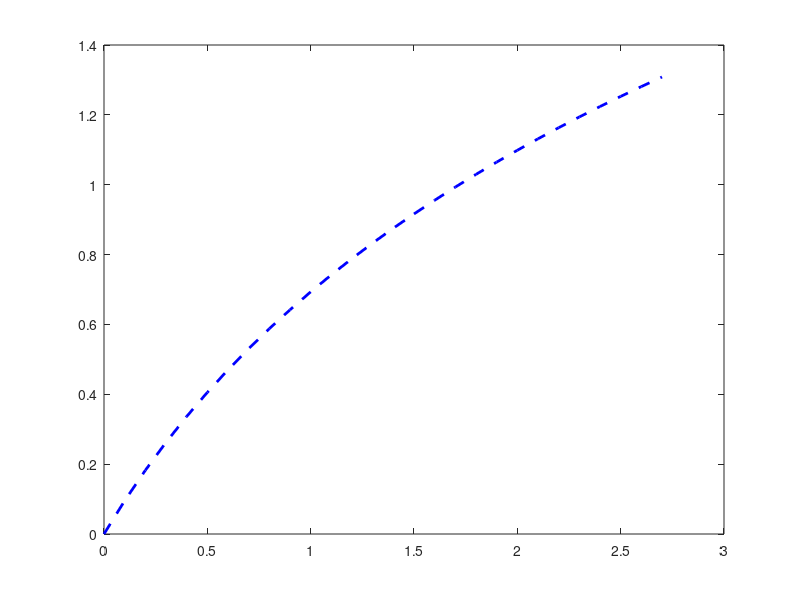

Write MATLAB code to recreate this figure. (Note: this script raises an error after producing the figure.)
% Problem 1
close all; clc; figure;
e = exp(1);
x = 0:.1:e;
f = @(x) log(x+1);
plot(x,f(x),'b--','LineWidth',2); hold on;
sub = 5;
p = 0:e/sub:e;

for i = 1:length(p)-1
    rectangle('Position',[p(i) 0 p(i+1)-p(i) f(p(i))],'FaceColor',[0.8 0 0.1 0.2],'EdgeColor','r')
end

xlabel('x','FontSize',14);
ylabel('y','FontSize',14);
title('f(x) = log(1+x) on [0,e]','FontSize',14);

% Problem 2
close all; clc; figure;
x = 0:.1:pi;
f = @(x) sin(x);

subplot(1,2,1);
plot(x,f(x),'b--','LineWidth',2); hold on;
sub = 6;
p = 0:pi/(2*sub):pi;

for i = 1:(length(p)-1)/2
    int = p(2*i-1:2*i+1);
    plot(int,f(int),'ro','MarkerSize',7);
    fill([int(1) int int(end)],[0 f(int) 0],'c', 'FaceAlpha',.1);    
end

xlim([x(1) x(end)]); title("Simpson's Rule",'FontSize',20);
xlabel('x','FontSize',20); ylabel('y','FontSize',20);

subplot(1,2,2);
plot(x,f(x),'b--','LineWidth',2); hold on;
for i = 1:(length(p)-1)/2
    int = p(2*i-1:2*i+1);    
    fill([int(1) int(1) int(end) int(end)],[0 f(int(1)) f(int(end)) 0],'r', 'FaceAlpha',.1);
end

xlim([x(1) x(end)]); title('Trapezoid Rule','FontSize',20);
xlabel('x','FontSize',20); ylabel('y','FontSize',20);
